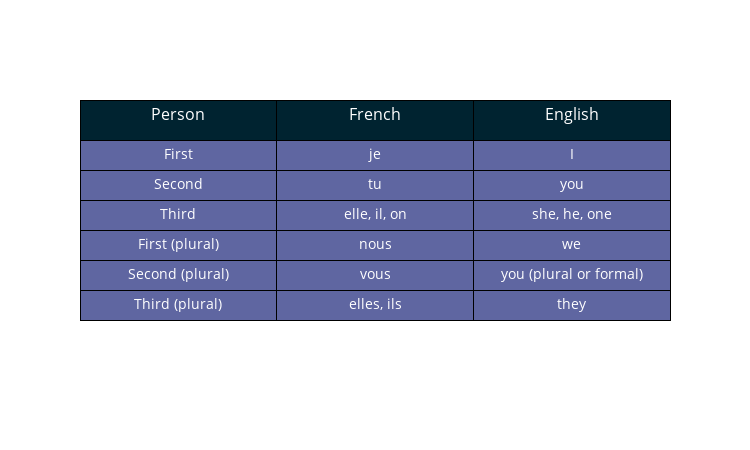

Here is the notebook cell this chart was saved with:
### Markdown cell above
## Personal pronouns

Conjugation is the processing of force the verb in a sentence to "agree" with the subject of that sentence. Typically, the subject of a sentence is a pronoun, so to start conjugating verbs, we can review the personal pronouns in French. 

Below is table showing the subject pronouns in French. These will be used to separate the different cases of verb conjugation.

### Code cell
#table for personal pronouns using plotly

french = ['je','tu','elle, il, on','nous','vous','elles, ils']
english = ['I','you','she, he, one','we','you (plural or formal)','they']
person = ['First','Second','Third','First (plural)','Second (plural)','Third (plural)']


trace0 = go.Table(
  columnorder = [1,2,3],
  columnwidth = [10,10],
  header = dict(
    values = ['Person','French','English'],
    line = dict(color = 'rgb(0,0,0)'),
    fill = dict(color = 'rgb(0,35,48)'),
    align = ['center','center'],
    font = dict(color = 'white', size = 16),
    height = 40
  ),
  cells = dict(
    values = [person,french,english],
    line = dict(color = 'black'),
    fill = dict(color = 'rgb(95,102,161)'),
    align = ['center', 'center'],
    font = dict(color = 'white', size = 14),
    height = 30
    )
)
layout = dict(
    width=750, 
    height=450
)
#     margin=go.layout.Margin(
#     l=0,
#     r=0,
#     b=0,
#     t=0,
#     pad=0
#     )


data = [trace0]
fig = dict(data = data, layout = layout)

iplot(fig)

### Figure 1 — Plotly figure (JSON) as saved in the notebook; plotly's stock layout.template omitted (floating-point values rounded to 4 significant figures)
{"data": [{"cells": {"align": ["center", "center"], "fill": {"color": "rgb(95,102,161)"}, "font": {"color": "white", "size": 14}, "height": 30, "line": {"color": "black"}, "values": [["First", "Second", "Third", "First (plural)", "Second (plural)", "Third (plural)"], ["je", "tu", "elle, il, on", "nous", "vous", "elles, ils"], ["I", "you", "she, he, one", "we", "you (plural or formal)", "they"]]}, "columnorder": [1, 2, 3], "columnwidth": [10, 10], "header": {"align": ["center", "center"], "fill": {"color": "rgb(0,35,48)"}, "font": {"color": "white", "size": 16}, "height": 40, "line": {"color": "rgb(0,0,0)"}, "values": ["Person", "French", "English"]}, "type": "table"}], "layout": {"height": 450, "width": 750}}
